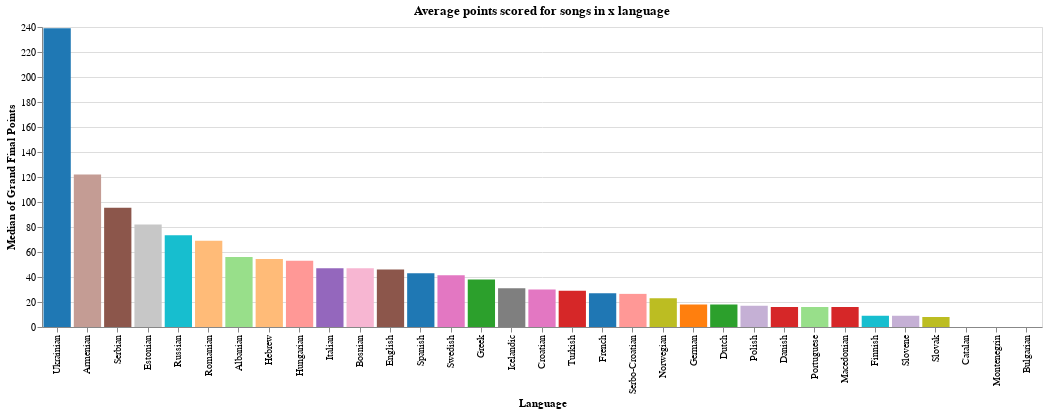

The notebook cell saved with this chart:
### Code cell
averages_chart = make_averages_chart(eurovision_data_with_six_or_more_wins)
averages_chart.show()

### Figure 1 — Vega-Lite specification as saved in the notebook (floating-point values rounded to 4 significant figures; data arrays with more than 128 entries replaced by an {"elided": "..."} marker saying what was removed)
{"config": {"view": {"continuousWidth": 300, "continuousHeight": 300}}, "data": {"name": "data-f7fb27ddc6b01590a1c28b2dfb75d358"}, "mark": {"type": "bar"}, "encoding": {"color": {"field": "Language", "legend": null, "scale": {"domain": ["French", "German", "Dutch", "Danish", "Italian", "English", "Swedish", "Luxembourgish", "Norwegian", "Finnish", "Spanish", "Serbo-Croatian", "Portuguese", "Slovene", "Viennese", "Maltese", "Irish", "Hebrew", "Greek", "Turkish", "Arabic", "Northern Sami", "Icelandic", "Romansh", "Neapolitan", "Antillean Creole", "Croatian", "Corsican", "Bosnian", "Estonian", "Hungarian", "Lithuanian", "Polish", "Romanian", "Russian", "Slovak", "Vorarlbergish", "Breton", "Macedonian", "Samogitian", "Serbian", "Imaginary", "Catalan", "Võro", "Latvian", "Ukrainian", "Montenegrin", "Albanian", "Tahitian", "Armenian", "Bulgarian", "Czech", "English (\"Franglais\")", "Romani", "Swahili", "Georgian", "Udmurt", "Crimean Tatar", "Belarusian", "Srnan Tongo", "Latin"], "range": ["#1f77b4", "#ff7f0e", "#2ca02c", "#d62728", "#9467bd", "#8c564b", "#e377c2", "#7f7f7f", "#bcbd22", "#17becf", "#1f78b4", "#ff9896", "#98df8a", "#c5b0d5", "#c49c94", "#f7b6d2", "#c7c7c7", "#ffbb78", "#2ca02c", "#d62728", "#8c564b", "#17becf", "#7f7f7f", "#bcbd22", "#1f77b4", "#ff7f0e", "#e377c2", "#c49c94", "#f7b6d2", "#c7c7c7", "#ff9896", "#98df8a", "#c5b0d5", "#ffbb78", "#17becf", "#bcbd22", "#1f77b4", "#ff7f0e", "#d62728", "#9467bd", "#8c564b", "#e377c2", "#7f7f7f", "#bcbd22", "#17becf", "#1f78b4", "#ff9896", "#98df8a", "#c5b0d5", "#c49c94", "#f7b6d2", "#c7c7c7", "#ffbb78", "#2ca02c", "#d62728", "#9467bd", "#8c564b", "#e377c2", "#7f7f7f", "#bcbd22", "#17becf"]}, "type": "nominal"}, "tooltip": [{"field": "Language", "type": "nominal"}, {"aggregate": "median", "field": "Grand Final Points", "type": "quantitative"}], "x": {"field": "Language", "sort": "-y", "type": "nominal"}, "y": {"aggregate": "median", "field": "Grand Final Points", "type": "quantitative"}}, "title": "Average points scored for songs in x language", "width": 1000, "$schema": "https://vega.github.io/schema/vega-lite/v5.17.0.json", "datasets": {"data-f7fb27ddc6b01590a1c28b2dfb75d358": {"elided": "3550 records"}}}
